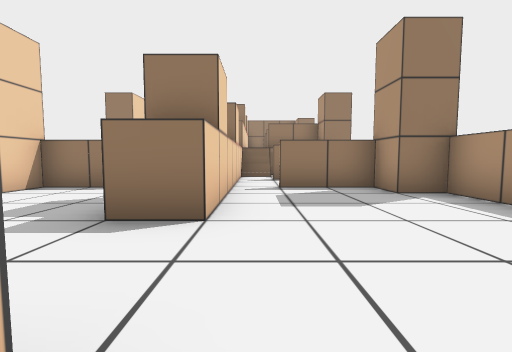
view 1 (above)

13 first-person views from a walk through a scene from a Unity 3-D project. The camera is 0.62 m above the floor, tilts 4° down and sees 90° across. The floor is counted in squares, 1 m on a side. Each view is taken from the middle of a square. On the plan, view 1 faces up. The plan holds only what a view shows up to about 9 squares ahead; the rest is blank.

view 2
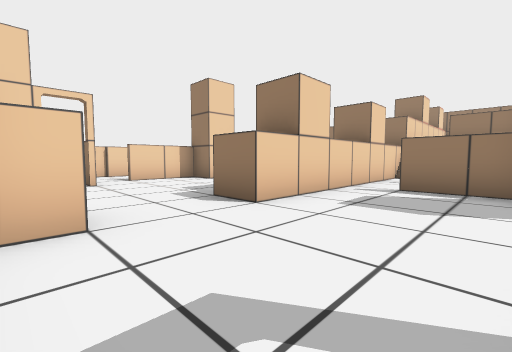

view 3
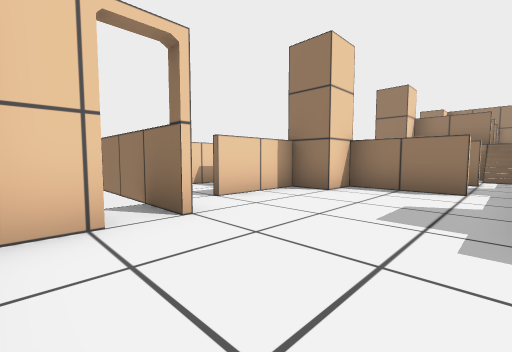

view 4
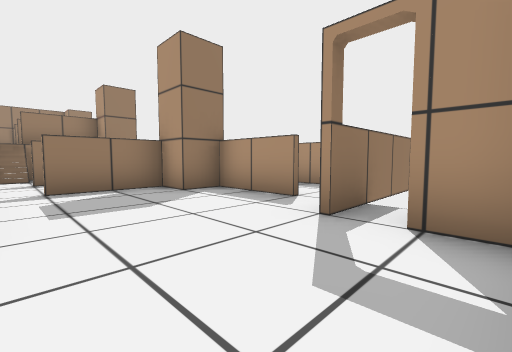

view 5
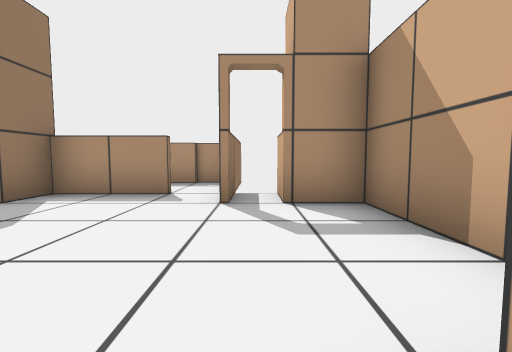

view 6
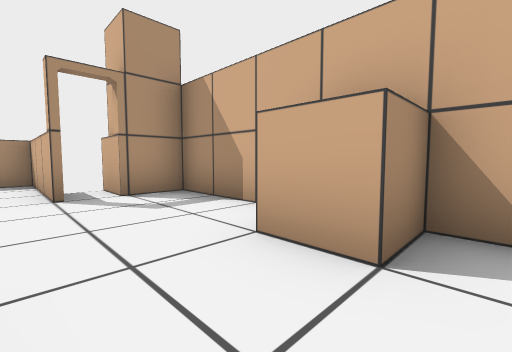

view 7
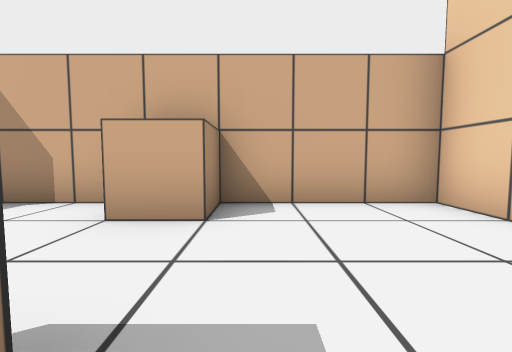

view 8
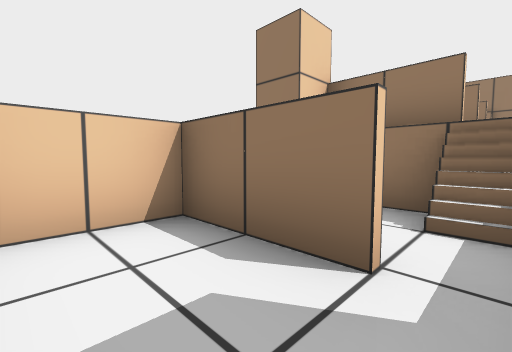

view 9
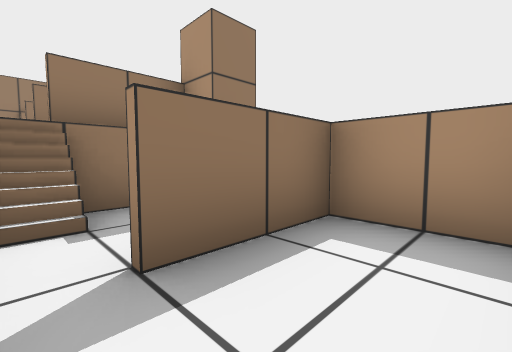

view 10
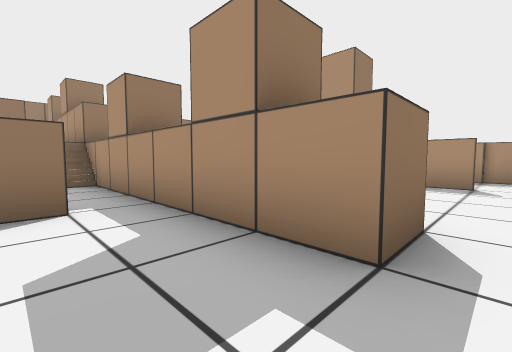

view 11
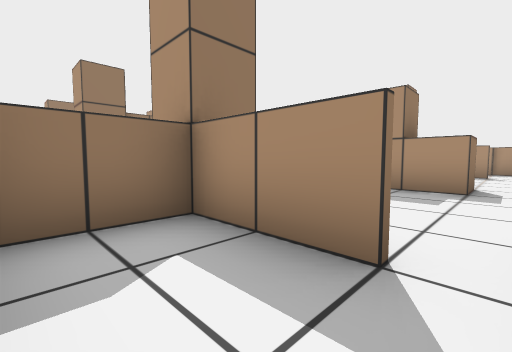

view 12
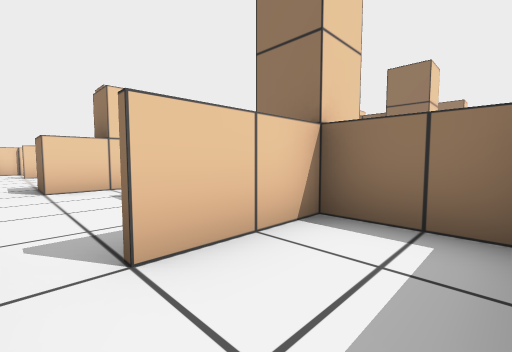

view 13
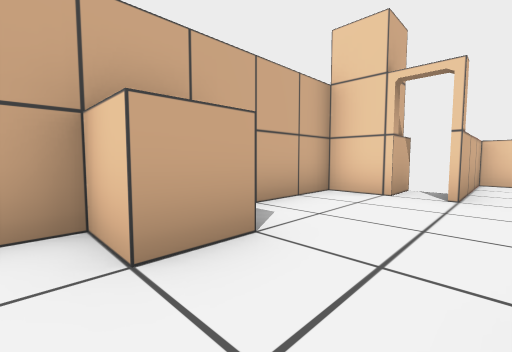

### Floor plan
Ten units are one square. View 1 is at (0, 0); x grows to the right and y downward. Boxes are objects, and circles mark ways between rooms. Rooms are numbered by the first view taken in them; rooms with no view inside come last. Other rooms are left out.
<svg viewBox="-80 -100 140 110">
<path fill="none" stroke="#000" d="M-24 -54 -45 -54M-24 -74 -45 -74 -45 -59M-15 -90 -25 -90M-15 -92 -25 -92M6 -90 -5 -90M25 -59 25 -74 5 -74M5 -92 0 -92M26 -54 5 -54M-54 -45 -54 -25M34 -24 34 -45M25 -15 35 -15M-44 -14 -75 -14M24 -6 35 -6M-46 5 25 5M55 -14 25 -14M-55 -24 -55 -45 -71 -45M-75 -39 -75 -15 -45 -15M-55 -6 -45 -6M35 -15 55 -15 55 -39M51 -45 35 -45 35 -25"/>
<rect x="-15" y="-5" width="10" height="10" fill="#bbb"><title>block</title></rect>
<rect x="-15" y="-35" width="10" height="10" fill="#bbb"><title>block</title></rect>
<rect x="-15" y="-45" width="10" height="10" fill="#bbb"><title>block</title></rect>
<rect x="-15" y="-55" width="10" height="10" fill="#bbb"><title>block</title></rect>
<rect x="-15" y="-65" width="10" height="10" fill="#bbb"><title>block</title></rect>
<rect x="-15" y="-75" width="10" height="10" fill="#bbb"><title>block</title></rect>
<rect x="-15" y="-85" width="10" height="10" fill="#bbb"><title>block</title></rect>
<rect x="-15" y="-95" width="10" height="10" fill="#bbb"><title>block</title></rect>
<rect x="25" y="-5" width="10" height="10" fill="#bbb"><title>block</title></rect>
<circle cx="-50" cy="-20" r="3" fill="#2a7"/>
<circle cx="30" cy="-20" r="3" fill="#2a7"/>
<text x="-10" y="-60">1</text>
<text x="-60" y="-30">2</text>
<text x="40" y="-30">3</text>
</svg>
Room 1 opens to room 2. Room 1 opens to room 3.

Where each view was taken, in squares from view 1:
view 1: 0 up, 0 right, facing up
view 2: 0 up, 2 right, facing up-left
view 3: 0 up, 2 left, facing up-left
view 4: 0 up, 0 right, facing up-right
view 5: 1 up, 1 left, facing right
view 6: 2 up, 2 left, facing down-right
view 7: 3 up, 2 left, facing down
view 8: 6 up, 2 left, facing up-left
view 9: 6 up, 0 right, facing up-right
view 10: 2 up, 3 left, facing up-right
view 11: 2 up, 7 left, facing up-right
view 12: 2 up, 5 right, facing up-left
view 13: 2 up, 0 right, facing down-left
